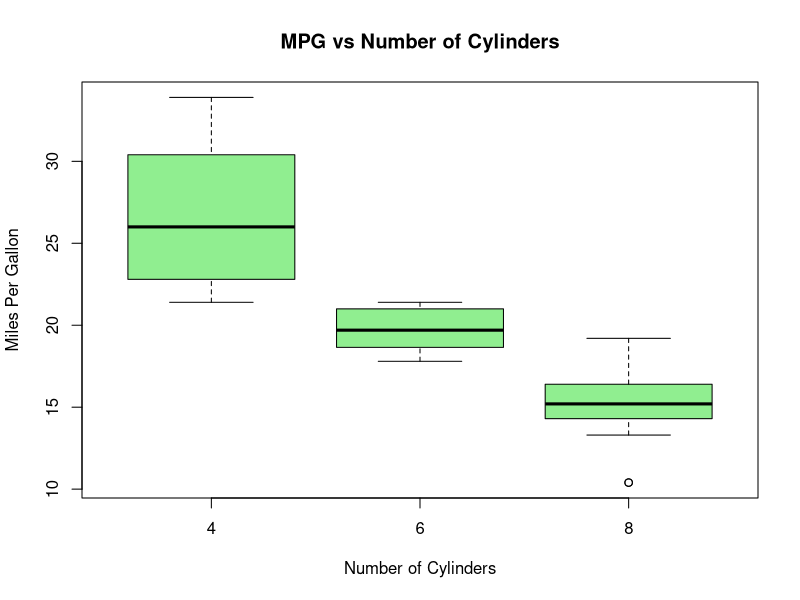

Write the R code that produced this figure.
# Boxplot for "mpg" vs "cyl" in mtcars 
boxplot(mpg ~ cyl, data = mtcars, 
        main = "MPG vs Number of Cylinders", 
        xlab = "Number of Cylinders", 
        ylab = "Miles Per Gallon", 
        col = "lightgreen")